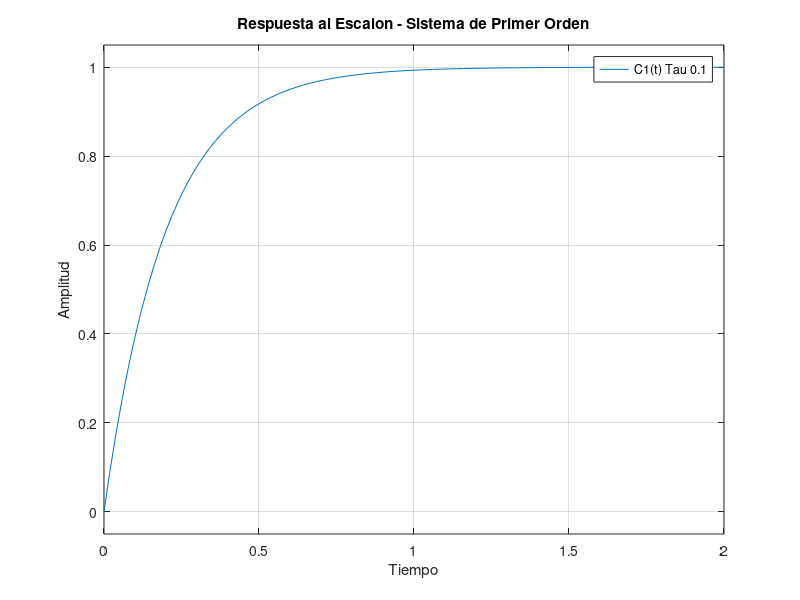

The MATLAB source for this figure:
clc
hold on         %o sino, directamente step(G1, G2)

T1 = 0.1;       %Tau 1
T2 = 0.2;       %Tau 2

num = [1];
den = [T1 1];
G1 = tf(num, den)

num = [1];
den = [T2 1];
G2 = tf(num, den)

step(G1)
step(G2)
title('Respuesta al Escalon - Sistema de Primer Orden')
ylabel('Amplitud')
xlabel('Tiempo')
legend('C1(t) Tau 0.1', 'C2(t) Tau 0.2')

